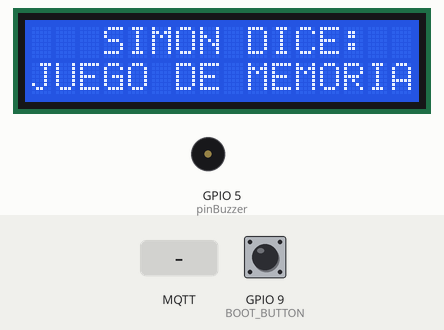
The sketch below on a simulated ESP32-C3. Parts: 16×2 character LCD, buzzer (waves = sounding). The test bench sets the inputs (shaded band); at power-on: GPIO 9 (BOOT_BUTTON) HIGH. WiFi joins after 1.5 s; servers stay silent unless stated; no MQTT or app messages arrive unless stated; what the sketch prints to the serial monitor is not drawn.

Above: at 2.2 s.
2.3 s: MQTT message "OK" arrives on the first subscribed topic
At 5.21 s:
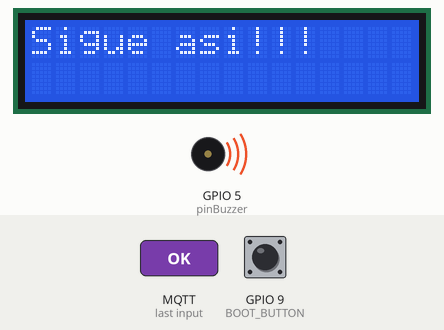
5.3 s: MQTT message "OK" arrives on the second subscribed topic
At 6.1 s:
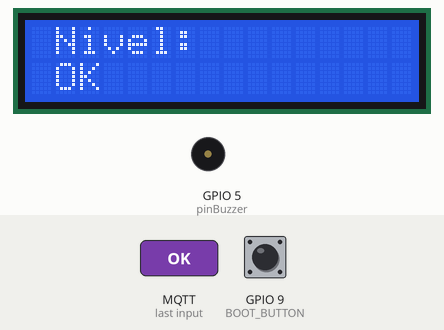
7.2 s: MQTT message "FAIL" arrives on the first subscribed topic
At 10.0 s:
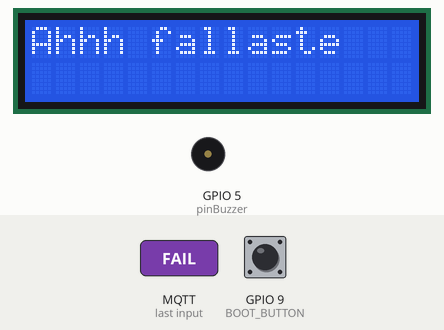
10.2 s: MQTT message "FAIL" arrives on the second subscribed topic
At 10.7 s:
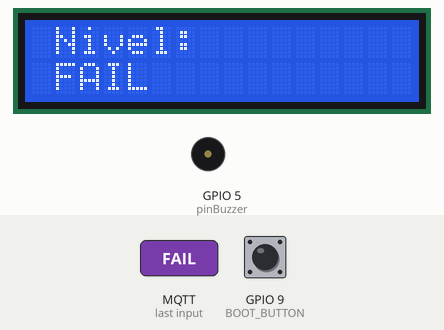
11.7 s: MQTT message "1" arrives on the second subscribed topic
At 12.9 s:
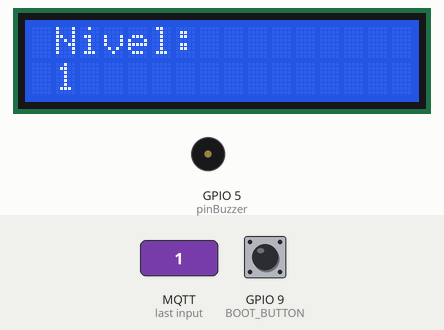
13.2 s: MQTT message "on" arrives on the second subscribed topic
At 14.3 s:
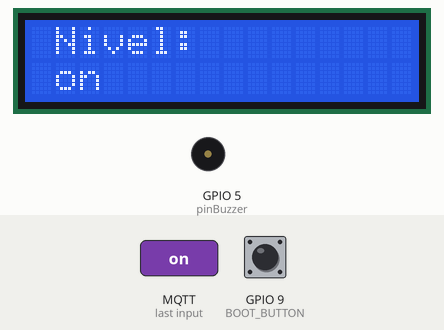
Timing chart, 0 to 15.7 s (numbered marks = the images above; inputs shaded):
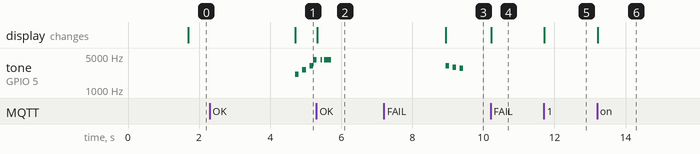

The sketch:

interface-node.ino
```cpp
#include <WiFi.h>
#include <PubSubClient.h>
#include <HTTPUpdate.h>
#include <HTTPClient.h>

// ---------------------- CONFIGURACIÓN OTA (NECESARIO) ----------------------
#define OTA_URL "http://10.10.10.20:1880/esp32-ota/update"
#define FW_BOARD_NAME ""
#define HTTP_OTA_VERSION strrchr(strrchr(__FILE__, '/') ? __FILE__ : "", '/') ? strrchr(__FILE__, '/') + 1 : strrchr(__FILE__, '\\') + 1

#define RGB_BUILTIN 15

#define DEBUG_STRING "["+String(pcTaskGetName(NULL))+" - "+String(__FUNCTION__)+"():"+String(__LINE__)+"]   "

// --- NUEVO  ---
#define BOOT_BUTTON 9                 // Botón BOOT ESP32-C3
#define OTA_INTERVAL_MS 600000        // 10 minutos
//-------------------------------------------------------------

#include <LiquidCrystal_I2C.h>
LiquidCrystal_I2C lcd(0x27, 16, 2);//crear un objeto lcd (DIRECCIÓN pantalla, Tamaño x, Tamño y)
//EN DEV_C3 -> pines 8 SDA 9 SCL
//EN DEV -> pines 21 SDA 22 SCL

// definimos macro para indicar tarea, función y línea de código en los mensajes
#define DEBUG_STRING "["+String(pcTaskGetName(NULL))+" - "+String(__FUNCTION__)+"():"+String(__LINE__)+"]   "

// --- WiFi/MQTT ---
WiFiClient wClient;
PubSubClient mqtt_client(wClient);

const String ssid = "infind";//"BRPASILLO2";
const String password = "1518wifi";//"@BdR001-312#";
const String mqtt_server = "iot.ac.uma.es";
const String mqtt_user = "II9";
const String mqtt_pass = "xLNxhmOm";

String ID_PLACA;

String topic_PUBLICACION_led;
String topic_SUSCRIPCION_comparacion;
String topic_SUSCRIPCION_nivel_actual;
String topic_SUSCRIPCION_muestra_usuario;


#define PERIODO_PUBLICACION 3000

// --- FreeRTOS ---
SemaphoreHandle_t semMqttReady;

// --- Variables de programa ---

int frases_good = 1;
int frases_bad = 1;
int comparacion = 3;

int pinBuzzer = 5;
int Do = 2088;//1044;//261;
int Re = 2344;//1172;//293;
int Mi = 2632;//1316;//329;
int Fa = 2792;//1396;//349;
int Faa = 2960;//1480;//370;
int Sol = 3136;//1568;//392;
int La = 3520;//1760;//440;
int Si = 3944;//1972;//493;
int DO = 4160;//2080;//520;
int RE = 4800;//2400;//600;

int negra = 100;
int blanca = 200;
int retardo = 3000;

// ---------------------- FUNCIONES OTA (NECESARIO) ----------------------
void inicio_OTA(){ Serial.println(DEBUG_STRING+"Nuevo Firmware encontrado. Actualizando..."); }
void final_OTA() { Serial.println(DEBUG_STRING+"Fin OTA. Reiniciando..."); }
void error_OTA(int e){ Serial.println(DEBUG_STRING+"ERROR OTA: "+String(e)+" "+httpUpdate.getLastErrorString()); }
void progreso_OTA(int x, int todo)
{
  int progreso=(int)((x*100)/todo);
  if(progreso % 10 == 0) {
    Serial.println(DEBUG_STRING+"Progreso: "+String(progreso)+"% - "+String(x/1024)+"K de "+String(todo/1024)+"K");
  }
}

//--------------NECESARIO OTA----------------------------------------------
void OTA_Task(void* param) {
  WiFiClient otaClient;
  otaClient.setTimeout(15000); // 15 segundos
  Serial.println( "---------------------------------------------" );
  Serial.print  ( DEBUG_STRING+"MAC de la placa: "); Serial.println(WiFi.macAddress());
  Serial.println( DEBUG_STRING+"Comprobando actualización:" );
  Serial.println( DEBUG_STRING+"URL: "+OTA_URL );
  Serial.println( "---------------------------------------------" );
  httpUpdate.onStart(inicio_OTA);
  httpUpdate.onProgress(progreso_OTA);
  httpUpdate.onEnd(final_OTA);
  httpUpdate.onError(error_OTA);

  Serial.println(DEBUG_STRING+"Iniciando OTA...");
  t_httpUpdate_return res = httpUpdate.update(otaClient, OTA_URL, HTTP_OTA_VERSION);

  if(res == HTTP_UPDATE_OK) {
    Serial.println(DEBUG_STRING+"OTA completada con éxito.");
  } else if(res == HTTP_UPDATE_NO_UPDATES) {
    Serial.println(DEBUG_STRING+"No hay actualizaciones.");
  } else {
    Serial.println(DEBUG_STRING+"HTTP update failed: Error ("+String(httpUpdate.getLastError())+"): "+httpUpdate.getLastErrorString());
  }

  vTaskDelete(NULL); // eliminar tarea OTA cuando termine
}
//--------------------------------------------------------------------------

//-----------------------------------------------------
// Hace sonar el buzzer
//-----------------------------------------------------

void alarma(){

  if(comparacion==1){

    tone(pinBuzzer,Do, negra);
    vTaskDelay(pdMS_TO_TICKS(negra));
    noTone(pinBuzzer);
    vTaskDelay(pdMS_TO_TICKS(negra));
    tone(pinBuzzer,Mi, negra);
    vTaskDelay(pdMS_TO_TICKS(negra));
    noTone(pinBuzzer);
    vTaskDelay(pdMS_TO_TICKS(negra));
    tone(pinBuzzer,Sol, negra);
    vTaskDelay(pdMS_TO_TICKS(negra));
    noTone(pinBuzzer);
    tone(pinBuzzer,DO, negra);
    vTaskDelay(pdMS_TO_TICKS(negra));
    noTone(pinBuzzer);
    vTaskDelay(pdMS_TO_TICKS(negra));
    tone(pinBuzzer,DO, negra);
    vTaskDelay(pdMS_TO_TICKS(negra/2));
    noTone(pinBuzzer);
    vTaskDelay(pdMS_TO_TICKS(negra/2));
    tone(pinBuzzer,DO, blanca);
    vTaskDelay(pdMS_TO_TICKS(blanca));
    noTone(pinBuzzer);
    vTaskDelay(pdMS_TO_TICKS(blanca));
  }

  else{

    tone(pinBuzzer,Sol, negra);
    vTaskDelay(pdMS_TO_TICKS(negra));
    noTone(pinBuzzer);
    vTaskDelay(pdMS_TO_TICKS(negra));
    tone(pinBuzzer,Faa, negra);
    vTaskDelay(pdMS_TO_TICKS(negra));
    noTone(pinBuzzer);
    vTaskDelay(pdMS_TO_TICKS(negra));
    tone(pinBuzzer,Fa, negra);
    vTaskDelay(pdMS_TO_TICKS(negra));
    noTone(pinBuzzer);

  }

}

//-----------------------------------------------------
// muestra información de la tarea
//-----------------------------------------------------
inline void info_tarea_actual() {
 Serial.println(DEBUG_STRING+"Prioridad de tarea "+ String(pcTaskGetName(NULL))+": "+String(uxTaskPriorityGet(NULL)));
}

//-----------------------------------------------------
// Callback MQTT → recibe mensajes y los procesa
//-----------------------------------------------------
void procesa_mensaje(char* topic, byte* payload, unsigned int length) {
  String mensaje="";

  for(int i=0; i<length; i++) mensaje += (char)payload[i];
  Serial.println(DEBUG_STRING+"Mensaje recibido ["+ String(topic) +"] \"" + mensaje + "\"");


  if(String(topic)==topic_SUSCRIPCION_comparacion) {

    if (mensaje =="OK"){comparacion = 1;}
    else if (mensaje =="FAIL"){comparacion = 0;}

  }

  if(String(topic)==topic_SUSCRIPCION_nivel_actual) {

    lcd.clear();
    lcd.setCursor(1,0);
    lcd.print("Nivel: ");
    lcd.setCursor(1,10);
    lcd.print(mensaje);


  }

  if(String(topic)==topic_SUSCRIPCION_muestra_usuario) {

    lcd.clear();
    lcd.setCursor(0,0);
    lcd.print("Usuario: ");
    lcd.setCursor(1,0);
    lcd.print(mensaje);

  }

  Serial.println(DEBUG_STRING+"hemos comparado y entrado");


}

//-----------------------------------------------------
// Conexión con WiFi
//-----------------------------------------------------
void conecta_wifi() {

  Serial.println(DEBUG_STRING+"Connecting to " + ssid);

  WiFi.mode(WIFI_STA);
  WiFi.begin(ssid, password);

  while (WiFi.status() != WL_CONNECTED) {
    vTaskDelay(pdMS_TO_TICKS(100));
    Serial.print(".");
  }
    // TAREA OTA INICIAL
  xTaskCreate(OTA_Task, "OTA Task", 8192, NULL, 5, NULL);
  Serial.println();
  Serial.println(DEBUG_STRING+"WiFi connected, IP address: " + WiFi.localIP().toString());
}

//-----------------------------------------------------
// Conexión con MQTT
//-----------------------------------------------------
void conecta_mqtt() {

  // Loop until we're reconnected
  while (!mqtt_client.connected()) {

    Serial.println(DEBUG_STRING+"Attempting MQTT connection...");
    // Attempt to connect
    if (mqtt_client.connect(ID_PLACA.c_str(), mqtt_user.c_str(), mqtt_pass.c_str(), "II9/HA/ESP32C3/online",1,true,"false")) {//el true es para que se retenga el mensaje, el false es para enviar el mensaje de last will

      mqtt_client.publish("II9/HA/ESP32C3/online", "true");
      Serial.println(DEBUG_STRING+" conectado a broker: " + mqtt_server);

      mqtt_client.subscribe(topic_SUSCRIPCION_comparacion.c_str());
      mqtt_client.subscribe(topic_SUSCRIPCION_nivel_actual.c_str());
      mqtt_client.subscribe(topic_SUSCRIPCION_muestra_usuario.c_str());


    } else {
       Serial.println(DEBUG_STRING+"ERROR:"+ String(mqtt_client.state()) +" reintento en 5s" );
      // Wait 5 seconds before retrying
      vTaskDelay(pdMS_TO_TICKS(5000));
    }
  }
}

//-----------------------------------------------------
//   TAREAS FreeRTOS
//-----------------------------------------------------

//-----------------------------------------------------
// Mantener conexión y ejecutar loop MQTT
void taskMQTTService(void *pvParameters) {

  info_tarea_actual();
  // Inicialización de WiFi
  conecta_wifi();
  // Preparar identificadores
  ID_PLACA = String(WiFi.getHostname());

  topic_PUBLICACION_led = "II9/led";
  topic_SUSCRIPCION_comparacion ="II9/comparacion";
  topic_SUSCRIPCION_nivel_actual ="II9/nivel_actual";
  topic_SUSCRIPCION_muestra_usuario ="II9/muestra_usuario";


  Serial.println(DEBUG_STRING+"Identificador placa : "+ ID_PLACA);

  Serial.println(DEBUG_STRING+"Topic publicacion : "+ topic_PUBLICACION_led);

  Serial.println(DEBUG_STRING+"Topic suscripcion : "+ topic_SUSCRIPCION_comparacion);


  // Inicializar cliente MQTT
  mqtt_client.setServer(mqtt_server.c_str(), 1883);
  mqtt_client.setBufferSize(512);
  mqtt_client.setCallback(procesa_mensaje);

  // Conectar a MQTT
  conecta_mqtt();

  Serial.println(DEBUG_STRING+"Semaforo abierto...");

  // Señalizar que MQTT ya está listo
  xSemaphoreGive(semMqttReady);

  // Bucle principal de servicio MQTT
  while(true) {
    if (!mqtt_client.connected()) conecta_mqtt();
    mqtt_client.loop();
    vTaskDelay(pdMS_TO_TICKS(10));
  }
}


void Controlador(void *pvParameters) {

  info_tarea_actual();

  // Esperar a que MQTT esté listo
  xSemaphoreTake(semMqttReady, portMAX_DELAY);
  Serial.println(DEBUG_STRING+"Tarea publicadora supera el semáforo");

  while(true){


  if(comparacion==1){

    String mensaje="1";

    Serial.println(DEBUG_STRING+"Publicando: " + mensaje);
    mqtt_client.publish(topic_PUBLICACION_led.c_str(), mensaje.c_str());


   //Escribimos por lcd


    lcd.clear();
    lcd.setCursor(0,0);
    switch (frases_good){

      case 1:
      lcd.print("Sigue asi!!!");
      break;

      case 2:
      lcd.print("Eres un makina");
      break;

      case 3:
      lcd.print("Estas en racha");
      break;

      case 4:
      lcd.print("Que memoria...");
      break;


    }

    frases_good++;
    if(frases_good == 5){frases_good = 1;}


    alarma();

    comparacion = 2;


  }
  else if(comparacion == 0){

    String mensaje="0";

    Serial.println();
    Serial.println(DEBUG_STRING+"Publicando: " + mensaje);
    mqtt_client.publish(topic_PUBLICACION_led.c_str(), mensaje.c_str());


    lcd.clear();
    lcd.setCursor(0,0);
    switch (frases_bad){

      case 1:
      lcd.print("Ahhh fallaste");
      break;

      case 2:
      lcd.print("Eres lamentable");
      break;

      case 3:
      lcd.print("No vales para na");
      break;

      case 4:
      lcd.print("Memoria de pez");
      break;


    }


    frases_bad++;
    if(frases_bad == 5){frases_bad = 1;}


    alarma();

    comparacion = 2;


  }
  else if(comparacion == 3){

    // Escribimos el Mensaje en el LCD en una posición  central.
    lcd.setCursor(3, 0);
    lcd.print("SIMON DICE:");
    lcd.setCursor(0, 1);
    lcd.print("JUEGO DE MEMORIA");

    comparacion =2;

  }
  /*else if(comparacion == 4){

      lcd.scrollDisplayLeft();
      delay(100);


  }
  */


  vTaskDelay(pdMS_TO_TICKS(PERIODO_PUBLICACION));


  }

}


// ---------------------- NUEVA TAREA: BOTÓN + OTA PERIÓDICA (NECESARIO OTA) ----------------------
void OTATriggerTask(void *param) {
  unsigned long lastCheck = millis();

  for (;;) {
    // --- OTA POR BOTÓN BOOT ---
    if (digitalRead(BOOT_BUTTON) == LOW) {
      Serial.println(DEBUG_STRING + String("OTA manual por botón BOOT"));
      xTaskCreate(OTA_Task, "OTA Task Button", 8192, NULL, 5, NULL);
      vTaskDelay(pdMS_TO_TICKS(500)); // evita rebotes
    }

    // --- OTA PERIÓDICA ---
    if (millis() - lastCheck > OTA_INTERVAL_MS) {
      lastCheck = millis();
      Serial.println(DEBUG_STRING + String("OTA periódica programada"));
      xTaskCreate(OTA_Task, "OTA Task Timer", 8192, NULL, 5, NULL);
    }

    vTaskDelay(pdMS_TO_TICKS(100));
  }
}

//-----------------------------------------------------
//   SETUP
//-----------------------------------------------------
void setup() {


  Serial.begin(115200);
  Serial.println();

  // Inicializa I2C en los nuevos pines
  Wire.begin(1, 2);   // SDA = GPIO1, SCL = GPIO2

  //INICIALIZACIÓN LCD
  lcd.init();

  //Encender la luz de fondo.
  lcd.backlight();

    //NECESARIO OTA
  pinMode(BOOT_BUTTON, INPUT_PULLUP);   // <--- NUEVO


  //Crear semaforo
  semMqttReady = xSemaphoreCreateBinary();
  info_tarea_actual();

  // Arrancar primero la tarea MQTT (que inicializa conexión)
  xTaskCreate(taskMQTTService, "MQTT Service", 4096, NULL, 2, NULL);

  // Arrancar la otra tarea (esperará al semáforo de MQTT para publicar)
  xTaskCreate(Controlador,   "Publisher",   4096, NULL, 1, NULL);


  // NUEVA TAREA DE MONITORIZACIÓN (NECESARIO OTA)
  xTaskCreate(OTATriggerTask, "OTATriggerTask", 4096, NULL, 2, NULL);

  Serial.println(DEBUG_STRING+"Setup terminado, esperando conexión MQTT...");


}

//-----------------------------------------------------
void loop() {
  // vacío: todo lo hacen las tareas FreeRTOS
}
```

Measured:
- after the input at 2.3 s, tone on GPIO 5 (pinBuzzer): plays 2088 Hz for 0.10 s, 2632 Hz for 0.10 s, 3136 Hz for 0.10 s, 4160 Hz for 0.09 s, starting after 2.4 s; the display: changes after 2.4 s (image 1)
- after the input at 5.3 s, the display: changes at once (image 2)
- after the input at 7.2 s, tone on GPIO 5 (pinBuzzer): plays 3136 Hz for 0.10 s, 2960 Hz for 0.10 s, 2792 Hz for 0.10 s, starting after 1.7 s; the display: changes after 1.7 s (image 3)
- after the input at 10.2 s, the display: changes at once (image 4)
- after the input at 11.7 s, the display: changes at once (image 5)
- after the input at 13.2 s, the display: changes at once (image 6)
